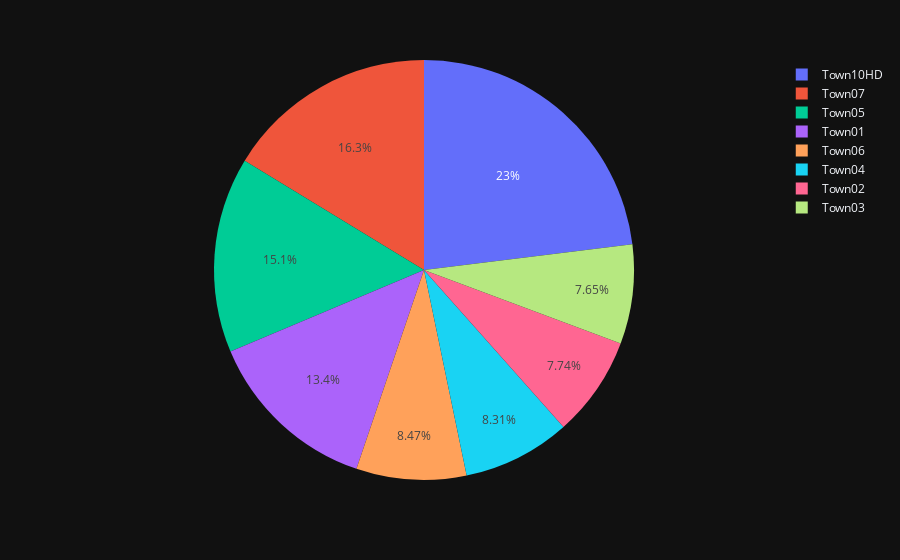
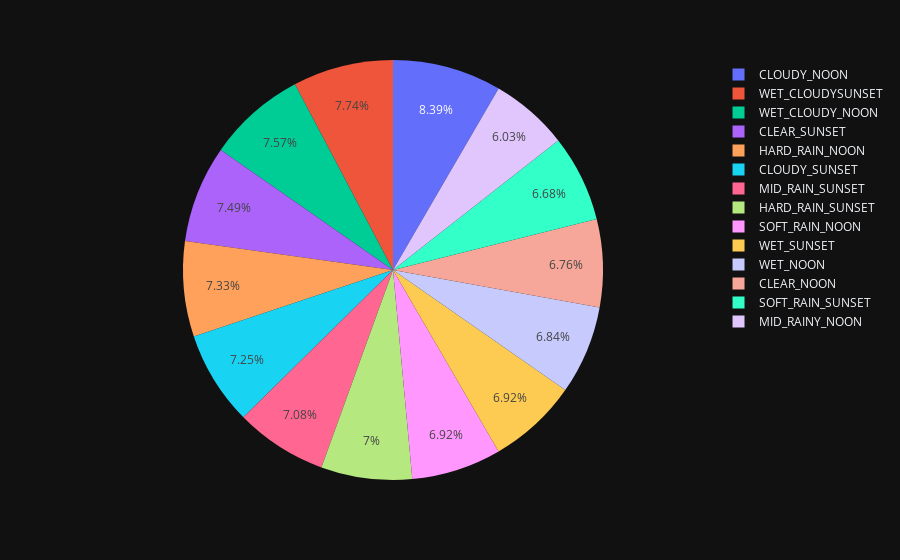

The notebook cell these images were saved under, in order:
### Code cell
# Calculate the distribution of towns and weather presets
towns = np.array([s.town for s in scenarios])
weather_presets = np.array([s.weather_preset for s in scenarios])

unique_towns, town_counts = np.unique(towns, return_counts=True)
unique_weather_presets, weather_counts = np.unique(weather_presets, return_counts=True)

df_towns = pd.DataFrame({"Towns": unique_towns, "Count": town_counts})
px.pie(df_towns, names="Towns", values="Count").show()

df_weather = pd.DataFrame({"Weather": unique_weather_presets, "Count": weather_counts})
px.pie(df_weather, names="Weather", values="Count").show()

### Figure 1 — Plotly figure (JSON) as saved in the notebook; plotly's stock layout.template omitted (floating-point values rounded to 4 significant figures)
{"data": [{"domain": {"x": [0.0, 1.0], "y": [0.0, 1.0]}, "hovertemplate": "Towns=%{label}<br>Count=%{value}<extra></extra>", "labels": ["Town01", "Town02", "Town03", "Town04", "Town05", "Town06", "Town07", "Town10HD"], "legendgroup": "", "name": "", "showlegend": true, "values": [165, 95, 94, 102, 185, 104, 200, 283], "type": "pie"}], "layout": {"legend": {"tracegroupgap": 0}, "margin": {"t": 60}}}

### Figure 2 — Plotly figure (JSON) as saved in the notebook; plotly's stock layout.template omitted (floating-point values rounded to 4 significant figures)
{"data": [{"domain": {"x": [0.0, 1.0], "y": [0.0, 1.0]}, "hovertemplate": "Weather=%{label}<br>Count=%{value}<extra></extra>", "labels": ["CLEAR_NOON", "CLEAR_SUNSET", "CLOUDY_NOON", "CLOUDY_SUNSET", "HARD_RAIN_NOON", "HARD_RAIN_SUNSET", "MID_RAINY_NOON", "MID_RAIN_SUNSET", "SOFT_RAIN_NOON", "SOFT_RAIN_SUNSET", "WET_CLOUDYSUNSET", "WET_CLOUDY_NOON", "WET_NOON", "WET_SUNSET"], "legendgroup": "", "name": "", "showlegend": true, "values": [83, 92, 103, 89, 90, 86, 74, 87, 85, 82, 95, 93, 84, 85], "type": "pie"}], "layout": {"legend": {"tracegroupgap": 0}, "margin": {"t": 60}}}
